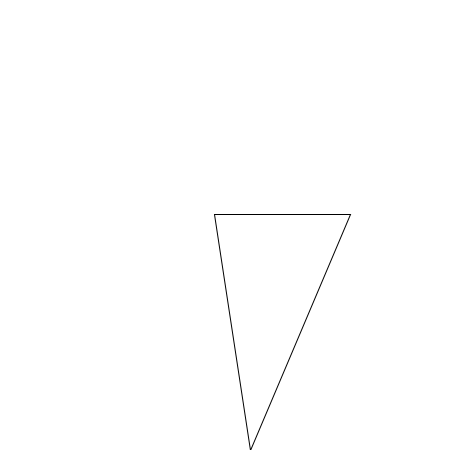
Frame 1 (no input)
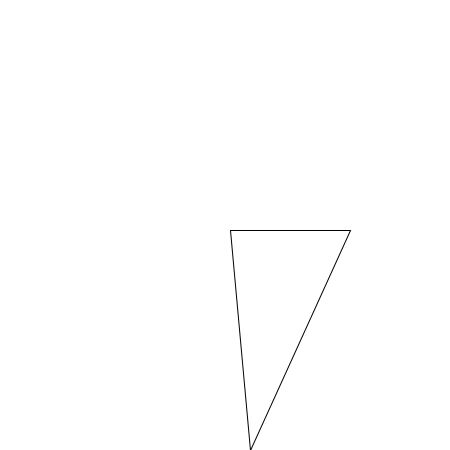
Frame 60 (the mouse pressed at the canvas centre just before this capture)
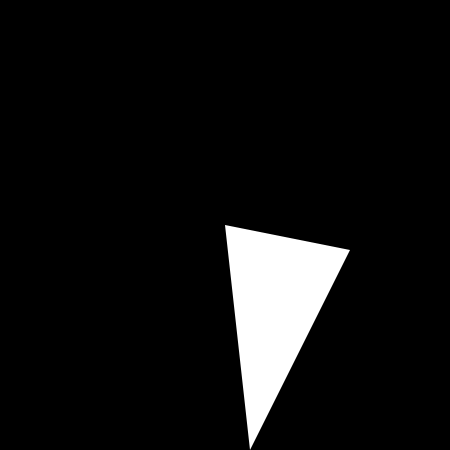
Frame 120 (the mouse held since frame 60 and released just before this capture)

The Processing sketch that drew these frames (run headless with seeded random() and noise(); from frame 60 on, the mouse is pressed at the canvas centre):

// Processing sketch: processing_59887
// ── processing_59887.pde

void setup(){
  size(450,450);
  smooth();
   
}
 
void draw(){
  stroke(0, random(100));
  float speed = dist(pmouseX,pmouseY, mouseX,mouseY);
  fill(random(0,55), random(0,25), random(0,55),10);
  
  if(mousePressed) {
  noStroke();
  background(0);
  fill(255);
  triangle (mouseX,mouseY, 250, 450,350,250);


  }
  else {
     
  noStroke();
  fill(0);
  background(255);
  stroke(255);
  float f;
  f = random(250);
  stroke(0);
  fill(255,20);
  triangle(250,450,350,f,f,f);
  }
   
}
